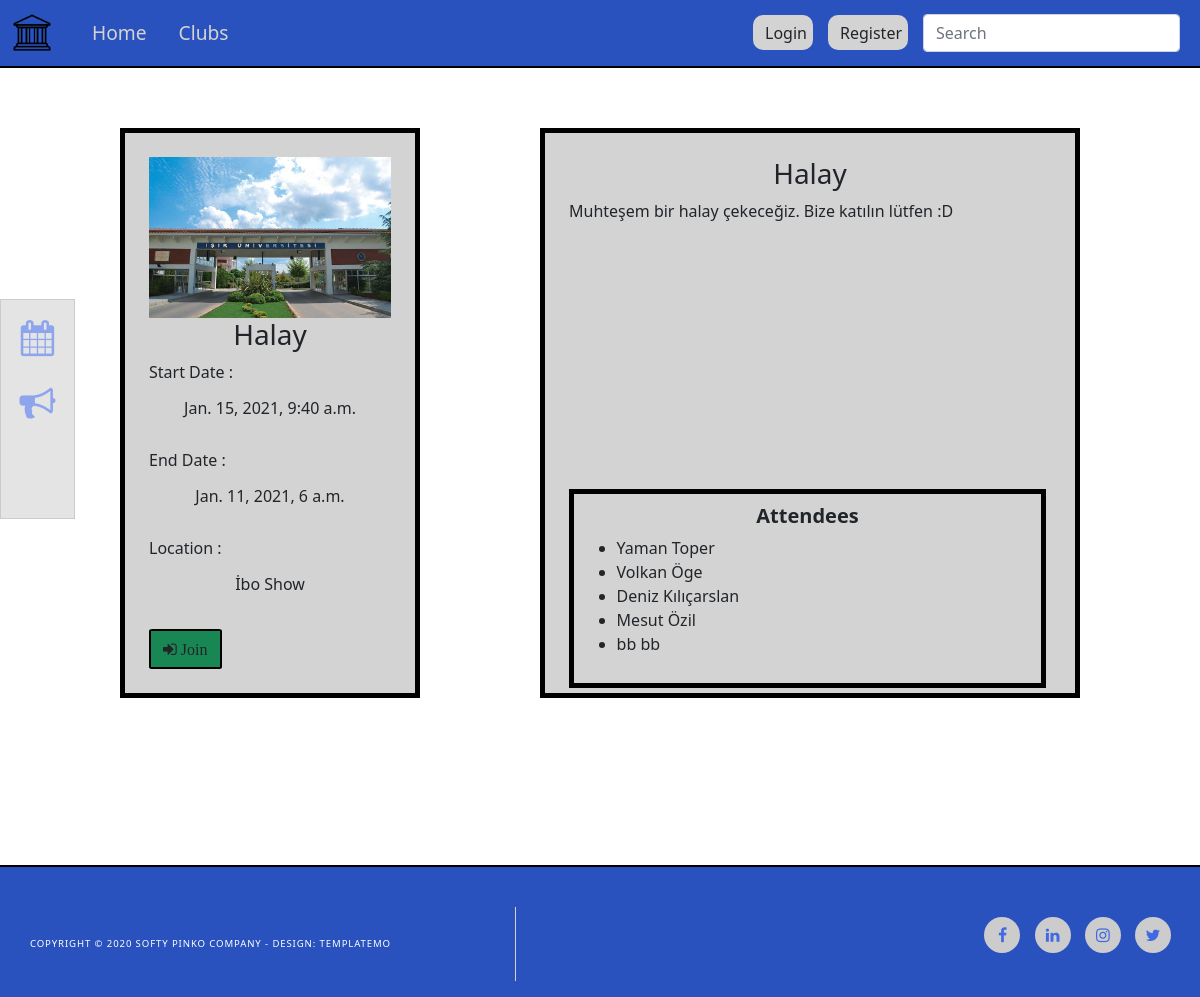
Screenshot of /eventpage1/ with the database file from the repository.
### clubs/models.py (models this page shows)
class Event(models.Model):
    publisher = models.ForeignKey(Student, on_delete=models.CASCADE, blank=True, null=True)
    club = models.ForeignKey(Club, models.SET_NULL, blank=True, null=True)
    start_date = models.DateTimeField(auto_now_add=True, null=True, blank=True, )
    until_date = models.DateTimeField(null=True, blank=True, )
    content = models.TextField(blank=True, null=True)
    event_name = models.CharField(max_length=150, null=True, blank=True, )
    location = models.CharField(max_length=150, null=True, blank=True, )

class Student(models.Model):
    user = models.OneToOneField(User, on_delete=models.CASCADE, blank=True, null=True)
    first_name = models.CharField(max_length=150, blank=True, null=True)
    last_name = models.CharField(max_length=150, blank=True, null=True)
    email = models.EmailField(blank=True)
    profile_pic = models.ImageField(default="profile1.png", null=True, blank=True)
    department_category = (
        ('Computer Engineering', 'Computer Engineering'),
        ('Software Engineering', 'Software Engineering'),
        ('Electrical and Electronics Engineering', 'Electrical and Electronics Engineering'),
        ('Industrial Engineering', 'Industrial Engineering'),
        ('Mechanical Engineering', 'Mechanical Engineering'),
        ('Civil  Engineering', 'Civil  Engineering'),
    )
    department = models.CharField(max_length=100, choices=department_category, blank=True, null=True)
    def __str__(self):
        return self.first_name

### clubs/views.py (the view)
# urls.py: path('eventpage<str:pk>/', views.eventPage, name='eventPage'),
def eventPage(request, pk):
    from clubs.models import Event
    event = Event.objects.get(id=pk)
    from clubs.models import Student_event
    s_e = Student_event.objects.filter(event=event).all()
    students = []
    from clubs.models import Student
    for s in s_e:
        print(Student.objects.get(id=s.attendee.id))
        students.append(Student.objects.get(id=s.attendee.id))
    context = {'event': event, 'students': students, }
    return render(request, 'clubs/eventPage.html', context)

### templates/clubs/eventPage.html (shortened to what this page needs)
{% extends 'main.html' %}
{% load static %}
{% block content %}
    <!DOCTYPE html>
    <html lang="en">
    <head>
    </head>
    <body>
    <div class="clearfix flex-container" style="margin-top: 5%">
        <div class="box1" style="background-color:lightgray">
            <img src="{% static 'images/okul.jpg' %}" alt="Event Photo" width="100%">
            <h3 class="name" style="text-align: center">{{ event.event_name }}</h3>
            <label for="">Start Date :</label>
            <p class="name">{{ event.start_date }}</p>
            <label for="">End Date :</label>
            <p class="name">{{ event.until_date }}</p>
            <label for="">Location :</label>
            <p class="name">{{ event.location }}</p>
            {% if request.user.student in students %}
                <a class="btn btn-club fa fa-sign-in bg-danger" href="{% url 'leaveEvent' event.id %}"> Leave </a>
            {% else %}
                <a class="btn btn-club fa fa-sign-in bg-success" href="{% url 'joinEvent' event.id %}"> Join </a>
            {% endif %}
        </div>
        <div class="box2" style="background-color:lightgray">
            <h3 class="name" style="text-align: center">{{ event.event_name }}</h3>
            <p>{{ event.content }}</p>
            <div class="box3" style="background-color: lightgray">
                <h1 style="text-align: center; font-size: 20px"><strong>Attendees</strong></h1>
                <ul>
                    {% for atendee in students %}
                        <li>{{ atendee.first_name }} {{ atendee.last_name }}  </li>
                    {% endfor %}
                </ul>
            </div>
        </div>
    </div>
    </body>
    </html>
{% endblock content %}

### static/css/main.css (style rules this page uses)
.btn-club { height: 40px; padding: 10px; margin-top: 5px; width: 100%; border: 2px solid black; border-radius: 5%; }
@media (max-width: 1520px) { .btn-club { width: 30%; display: inline-block; } }

### templates/clubs/eventPage.html (style rules this page uses)
* { box-sizing: border-box; }
.flex-container { display: flex; flex-wrap: nowrap; }
.box1 { float: left; width: 25%; padding: 2%; margin-left: 10%; margin-right: 10%; border: 5px solid black; }
.box2 { float: left; position: relative; width: 45%; margin-right: 10%; padding: 2%; border: 5px solid black; }
.box3 { float: bottom; position: absolute; bottom: 1%; width: 90%; padding: 2%; border: 5px solid black }
.clearfix ::after { content: ""; clear: both; display: table; }
p.name { text-align: center; padding: 5%; }

### rows the page displays
Event: event_name "Halay", start_date "Jan. 15, 2021, 9:40 a.m.", until_date "Jan. 11, 2021, 6 a.m.", location "İbo Show", content "Muhteşem bir halay çekeceğiz. Bize katılın lütfen :D"
Student: first_name "Yaman", last_name "Toper"
Student: first_name "Volkan", last_name "Öge"
Student: first_name "Deniz", last_name "Kılıçarslan"
Student: first_name "Mesut", last_name "Özil"
Student: first_name "bb", last_name "bb"
